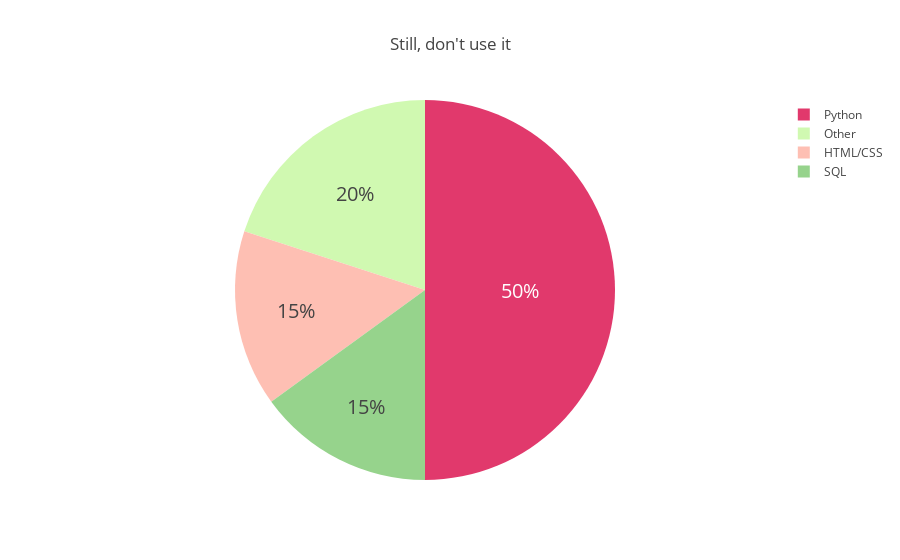

Notebook code cell kept with this figure:
### Markdown cell above
## Styled pie chart

### Code cell
labels = ['HTML/CSS','Python','SQL','Other']
values = [15,50,15,20]
colors = ['#FEBFB3', '#E1396C', '#96D38C', '#D0F9B1']

trace = go.Pie(labels=labels, values=values,hoverinfo='label+percent', textinfo='percent', 
               textfont=dict(size=20),marker=dict(colors=colors)
              )

data = [trace]
layout = dict(title="Still, don't use it")
figure = dict(data=data,layout=layout)
iplot(figure)

### Figure 1 — Plotly figure (JSON) as saved in the notebook; plotly's stock layout.template omitted (floating-point values rounded to 4 significant figures)
{"data": [{"hoverinfo": "label+percent", "labels": ["HTML/CSS", "Python", "SQL", "Other"], "marker": {"colors": ["#FEBFB3", "#E1396C", "#96D38C", "#D0F9B1"]}, "textfont": {"size": 20}, "textinfo": "percent", "type": "pie", "uid": "e546bd78-a6f1-4629-94ba-52fdebdf9185", "values": [15, 50, 15, 20]}], "layout": {"title": {"text": "Still, don't use it"}}}
